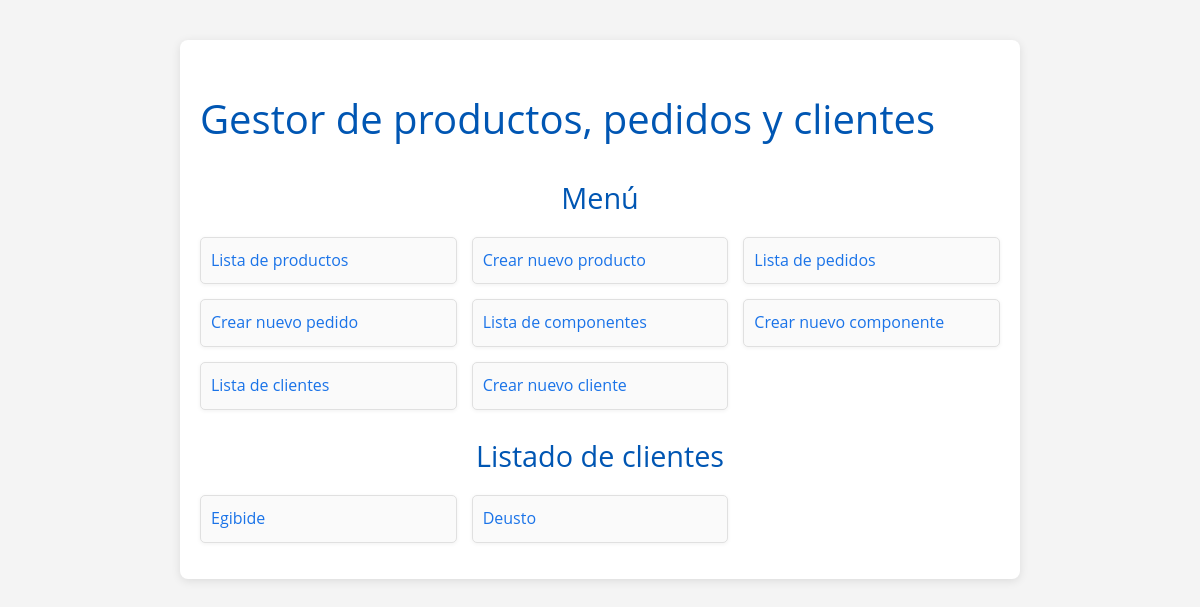
The app's page /appDjango/clientes/, older data.
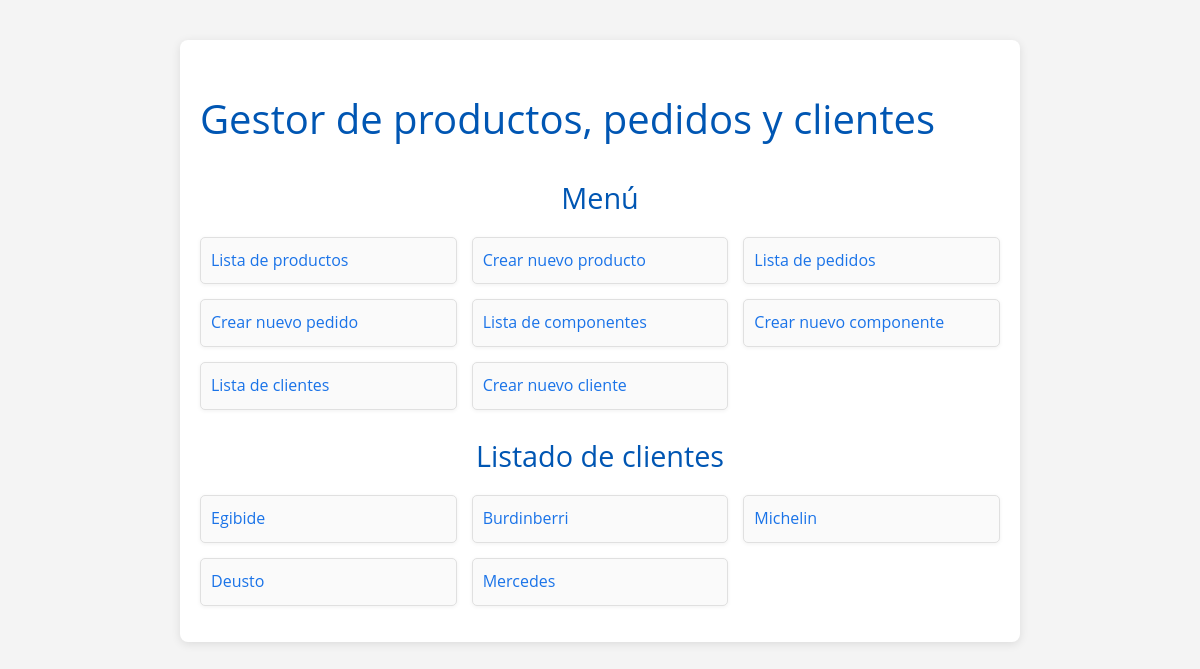
The same page, newer data.
### appDjango/models.py (models this page shows, shortened)
class Cliente(models.Model):
    cif_cliente = models.CharField(max_length=100, primary_key=True)
    nombre_empresa_cliente = models.CharField(max_length=255)
    direccion_cliente = models.CharField(max_length=255)
    telefono_cliente = models.IntegerField()
    email_cliente = models.EmailField()
    class Meta:
        verbose_name_plural = "Clientes"
        verbose_name = "Cliente"
        ordering = ["cif_cliente"]

### appDjango/views.py (the view)
# urls.py: path('clientes/', ClienteListView.as_view(), name='index_clientes'),
class ClienteListView(ListView):
    model = Cliente
    template_name = "appDjango/cliente_index.html"
    context_object_name = "clientes"

### templates/appDjango/cliente_index.html
{% extends 'base.html' %}
{% block contenido %}
        <h2>Listado de clientes</h2>
        {% if clientes %}
            <ul>
                {% for cliente in clientes %}
                	<li><a href="{% url 'clientes_show' cliente.cif_cliente %}">
                        {{ cliente.nombre_empresa_cliente }}</a></li>
                {% endfor %}
            </ul>
        {% else %}
            <p>No hay clientes creados.</p>
        {% endif %}
{% endblock %}

Row changes from the older to the newer data that the page shows:
added Cliente: nombre_empresa_cliente "Burdinberri"
added Cliente: nombre_empresa_cliente "Michelin"
added Cliente: nombre_empresa_cliente "Mercedes"
